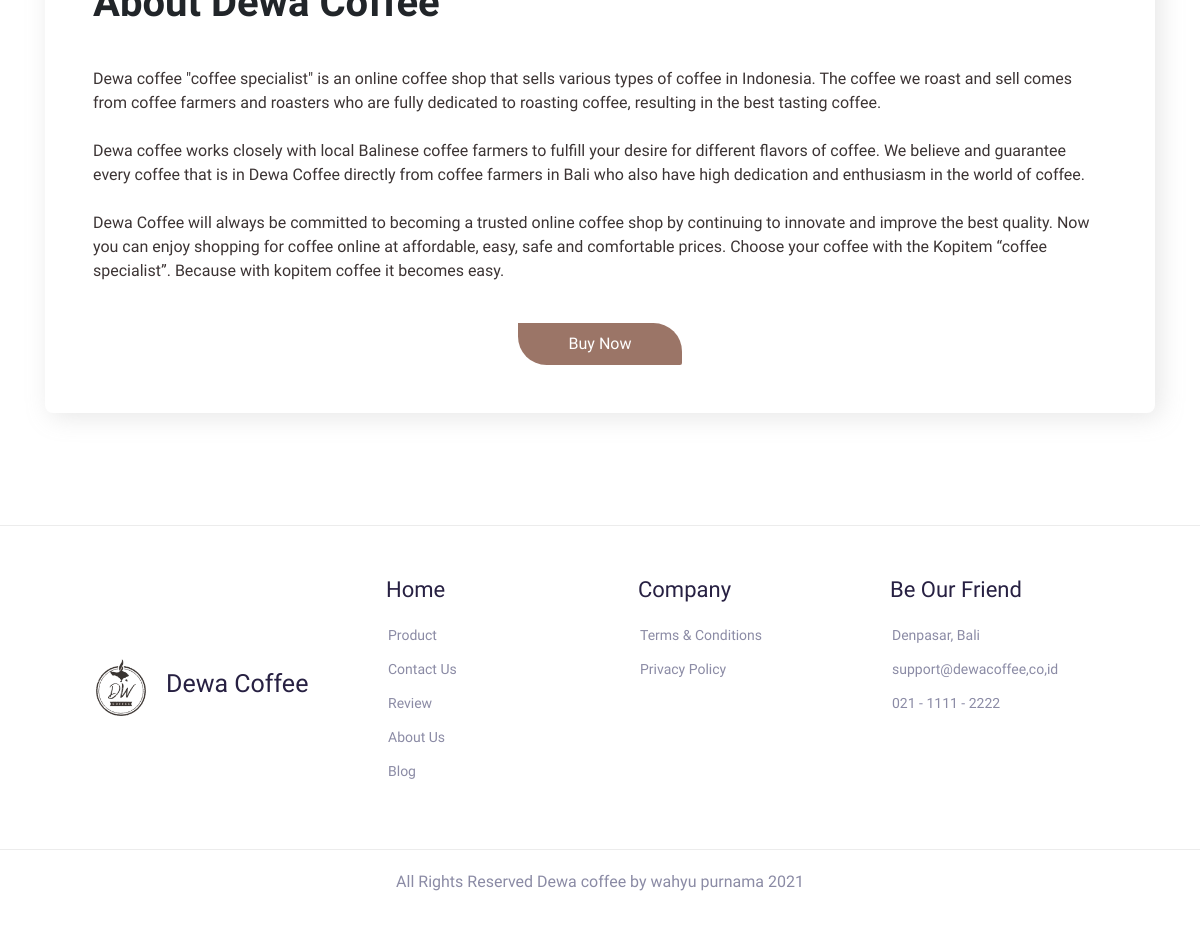
Before: /about with the older database file.
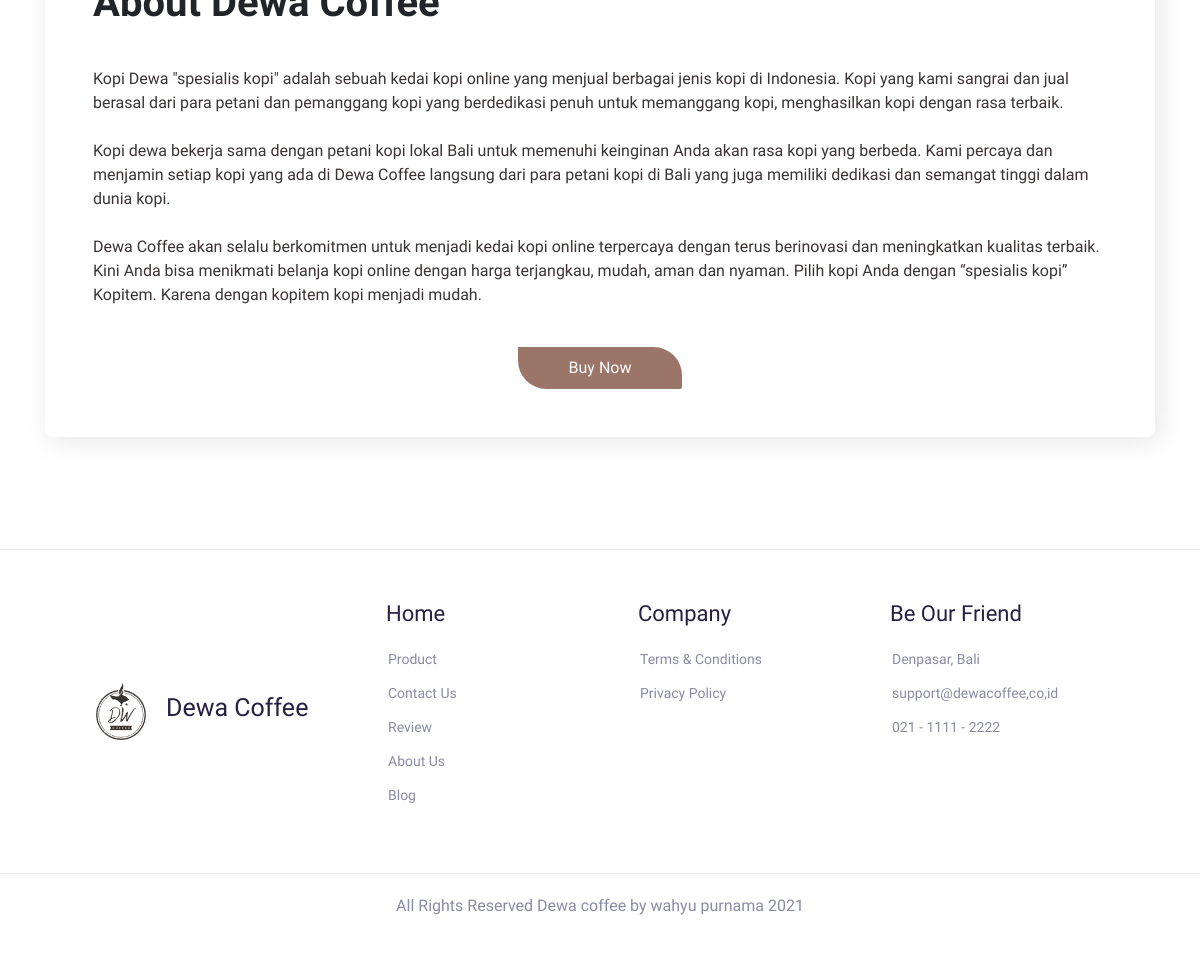
After: the same page with the newer database file.
### tables this page shows
CREATE TABLE `page_about` (
  `id` int(11) NOT NULL,
  `company` varchar(50) NOT NULL,
  `deskripsi` text NOT NULL,
  `banner` varchar(255) NOT NULL
);

### app/core/Controller.php (called while the page is built, shortened)
<?php
class Controller {
	public function view($view, $data = []) {
		require_once 'app/views/' . $view . '.php';
	}
	public function model($model) {
		return new $model;
	}
}

### app/controllers/About.php (called while the page is built, shortened)
<?php
class About extends Controller
{
    public function index()
    {
        $data['about'] = $this->model('M_About')->getAll();
        $this->view('about/index',$data);
    }
}

### app/core/App.php (called while the page is built, shortened)
<?php
class App {
	protected $method = 'index';
	protected $params = [];
	public function __construct() {
		$this->controller = new $this->controller;
		call_user_func_array([$this->controller, $this->method], $this->params);
	}
}

### index.php (called while the page is built, shortened)
<?php
$app = new App;

### app/core/Database.php (called while the page is built, shortened)
<?php
class Database
{
  private $host = DB_HOST;
  private	$user = DB_USER;
  private $pass = DB_PASS;
  private $db_name = DB_NAME;
  private $dbh;
  private $stmt;
  public function __construct()
  {
    $dsn = "mysql:host={$this->host};
    dbname={$this->db_name}";
    $option = [
     PDO::ATTR_PERSISTENT => true,
     PDO::ATTR_ERRMODE => PDO::ERRMODE_EXCEPTION
   ];
   try {
     $this->dbh = new PDO($dsn, $this->user, $this->pass, $option);
   } catch(PDOException $e){
     die($e->getMessage());
   }
 }
 public function query($query)
 {
  $this->stmt = $this->dbh->prepare($query);
}
public function execute()
{
  $this->stmt->execute();
}
public function resultSet()
{
  $this->execute();
  return $this->stmt->fetchAll(PDO::FETCH_ASSOC);
}
}

### app/models/M_About.php (called while the page is built, shortened)
<?php
class M_About
{
    private $db;
    public function __construct()
    {
        $this->db = new Database();
    }
    public function getAll()
    {
        $sql = "SELECT * FROM page_about";
        $this->db->query($sql);
        return $this->db->resultSet();
    }
}

### app/views/about/index.php (the view, shortened to what this page needs)
<div class="about-img">
</div>
<div class="container">
    <div class="card about-card p-5">
        <h1 class="judul" data-aos="fade-down" data-aos-delay="300">
        </h1>
        <p class="deskripsi" data-aos="fade-down" data-aos-delay="400">
            <?= $data['about'][0]['deskripsi'] ?>
        </p>
        <div class="buynow text-center mt-4" data-aos="fade-down" data-aos-delay="600">
            <a href="<?= BASE_URL ?>/products" class="btn btn-coffee">Buy Now</a>
        </div>
    </div>
</div>

Changed rows visible on the page:
changed page_about: deskripsi "Dewa coffee \"coffee specialist\" is an online coffee shop that sells various types of coffee in Indonesia. The coffee we roast and sell comes from coffee farmers and roasters who are fully dedicated to roasting coffee, resulting in the best tasting coffee. Dewa coffee works closely with local Balinese coffee farmers to fulfill your desire for different flavors of coffee. We believe and guarantee every coffee that is in Dewa Coffee directly from coffee farmers in Bali who also have high dedication and enthusiasm in the world of coffee. Dewa Coffee will always be committed to becoming a trusted online coffee shop by continuing to innovate and improve the best quality. Now you can enjoy…" → "Kopi Dewa \"spesialis kopi\" adalah sebuah kedai kopi online yang menjual berbagai jenis kopi di Indonesia. Kopi yang kami sangrai dan jual berasal dari para petani dan pemanggang kopi yang berdedikasi penuh untuk memanggang kopi, menghasilkan kopi dengan rasa terbaik. Kopi dewa bekerja sama dengan petani kopi lokal Bali untuk memenuhi keinginan Anda akan rasa kopi yang berbeda. Kami percaya dan menjamin setiap kopi yang ada di Dewa Coffee langsung dari para petani kopi di Bali yang juga memiliki dedikasi dan semangat tinggi dalam dunia kopi. Dewa Coffee akan selalu berkomitmen untuk menjadi kedai kopi online terpercaya dengan terus berinovasi dan meningkatkan kualitas terbaik. Kini Anda bisa…"
